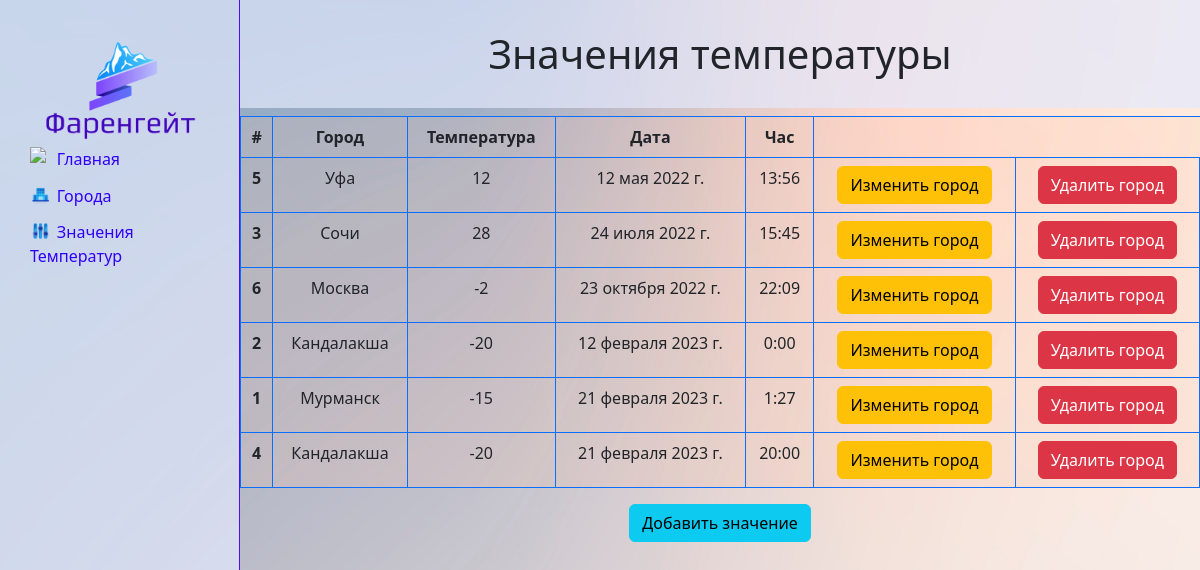
The app's page /database/temp, older data.
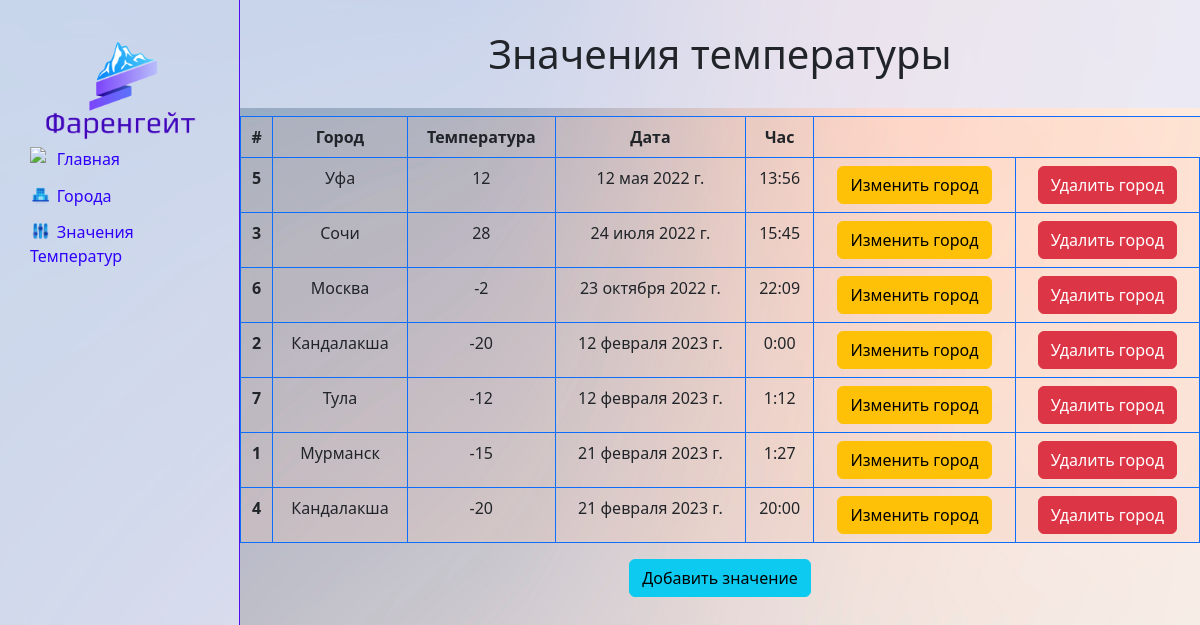
The same page, newer data.
### database/models.py (models this page shows, shortened)
class TemperatureBaseOn(models.Model):
    i_city  = models.ForeignKey(CityBase, on_delete = models.PROTECT,verbose_name='Город')
    temperaturedata = models.IntegerField('Температура')
    date = models.DateField('Дата')
    t = models.TimeField('Час')
    class Meta:
        verbose_name = 'Значение температуры'
        verbose_name_plural= 'Значения температур'

class CityBase(models.Model):
    name_city = models.CharField('Наименование', max_length=50)
    def __str__(self):
        return self.name_city
    class Meta:
        verbose_name = 'Город'
        verbose_name_plural= 'Города'

### database/views.py (the view)
# urls.py: path('temp', views.tempMetod, name='temp'),
def tempMetod(request):
    tempForm = TemperatureBaseOn.objects.order_by('date')
    return render(request,'database/temp.html',{'tempForm':tempForm})

### database/templates/database/temp.html (shortened to what this page needs)
{% extends 'main/layout.html' %}
{% block content %}
<div class="zt">
    <h1>Значения температуры</h1>
    <div class="table-responsive">
        <table class="table table-bordered border-primary">
            <thead>
            <tr>
            <th scope="col">#</th>
            <th scope="col">Город</th>
            <th scope="col">Температура</th>
            <th scope="col">Дата</th>
            <th scope="col">Час</th>
            </tr>
            </thead>
            <tbody>
            {% for i in tempForm %}
            <tr>
    <form method="post">
                <th scope="row">{{ i.id }} </th>
                <td>{{i.i_city}}</td>
                <td>{{i.temperaturedata}}</td>
                <td>{{i.date}}</td>
                <td>{{i.t}}</td>
                <td><a href=""><button class="btn btn-warning">Изменить город</button></a></td>
                <td><a href=""><button class="btn btn-danger" type="submit">Удалить город</button></a></td>
    </form>
            </tr>
            {% endfor %}
            </tbody>
        </table>
        <a href="{% url 'createtemp' %}"><button class="btn btn-info">Добавить значение</button></a>
    </div>
</div>
{% endblock %}

Row changes from the older to the newer data that the page shows:
added TemperatureBaseOn: id "7", i_city "Тула", temperaturedata "-12", date "12 февраля 2023 г.", t "1:12"
